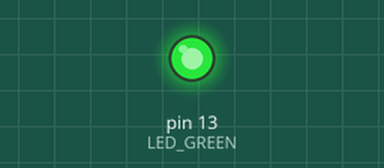
Bench run of a sketch on a simulated Arduino Uno, built with avr-gcc and run on an emulated ATmega328P. Parts: output pins drawn as LEDs (lit = HIGH). What the sketch prints to the serial monitor is not drawn.

Above: at 0.1 s.
Timing chart, 0 to 1.6 s (numbered marks = the images above):
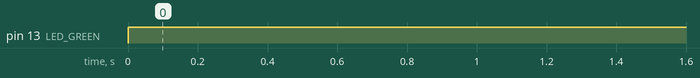

The sketch:

andres_prueba.ino
```cpp
#define LED_GREEN 13
#define LED_RED 12

void setup() {
  // put your setup code here, to run once:
  Serial.begin(115200);
  pinMode(LED_GREEN, OUTPUT);

  while(!Serial);
  digitalWrite(LED_RED, HIGH);
  //Serial.print("Contador");

}

void loop() {
  // put your main code here, to run repeatedly:
  for(int i=0; i<254; i++){
    digitalWrite(LED_GREEN, HIGH);
    Serial.print(i, DEC);
    Serial.print("\n");
    delay(200);
  }

}
```

Measured:
- by itself, pin 13 (LED_GREEN): LOW → HIGH at 0.00 s
